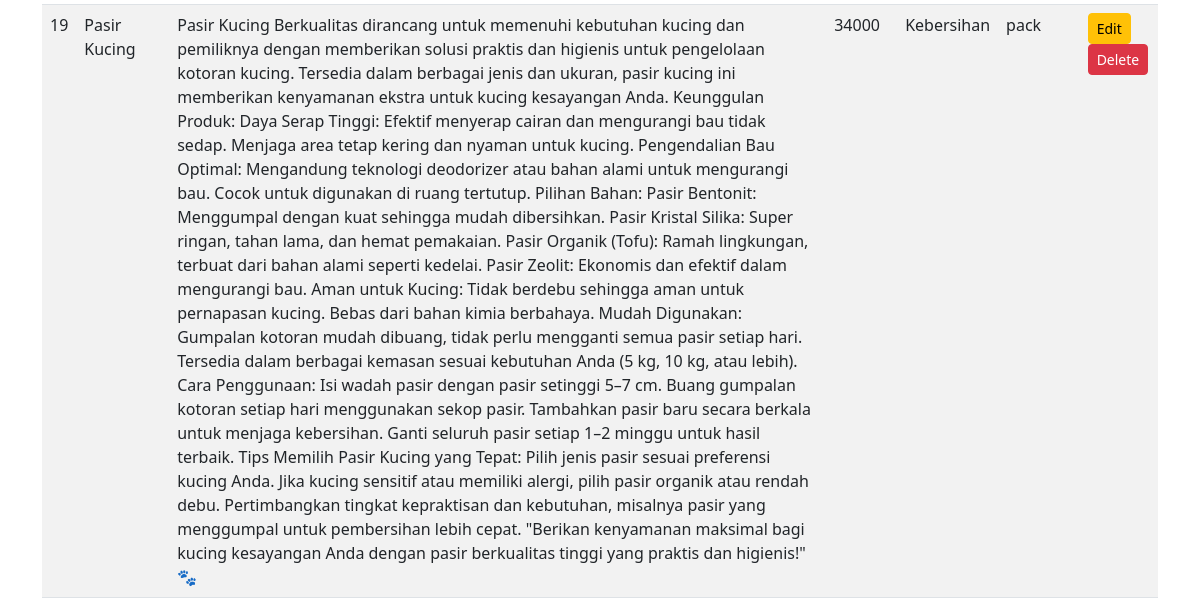
/admin/product_a.php (lower part), run on an earlier commit of the app's database.
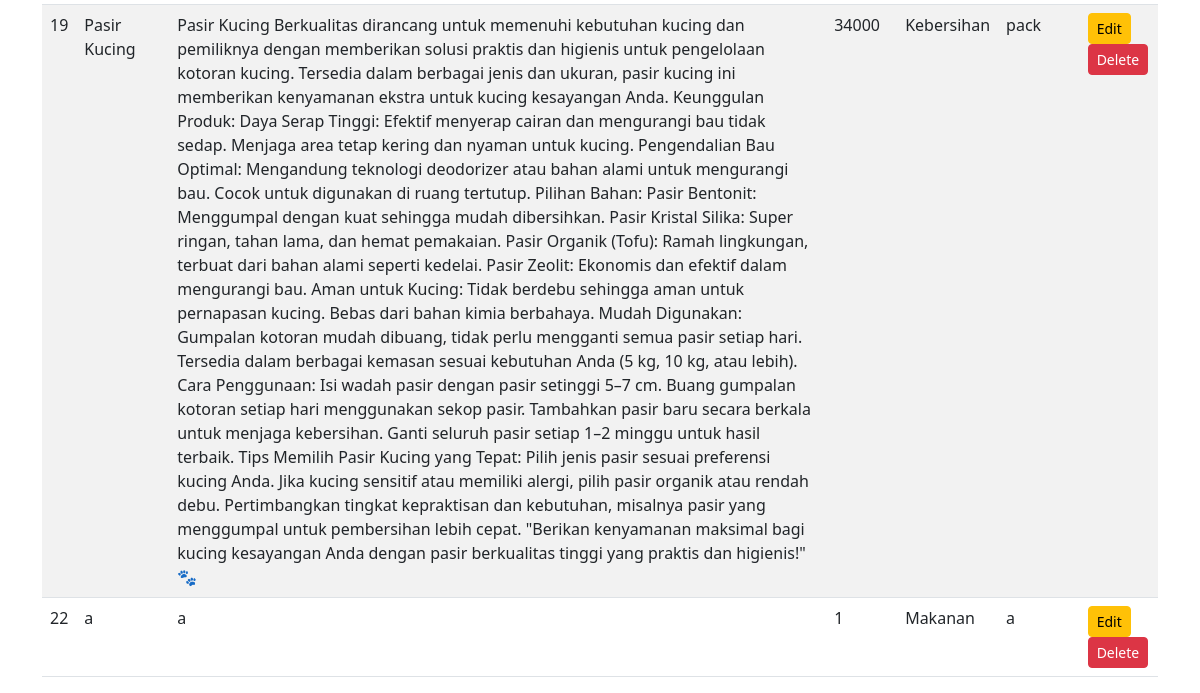
And on a later commit of the database.
### tables this page shows
CREATE TABLE `products` (
  `id` int(11) NOT NULL,
  `name` varchar(255) NOT NULL,
  `description` text DEFAULT NULL,
  `price` int(6) DEFAULT NULL,
  `image` varchar(255) DEFAULT NULL,
  `category` enum('Makanan','Peralatan','Aksesoris','Kesehatan','Kebersihan') DEFAULT NULL,
  `satuan` varchar(200) NOT NULL
);

### admin/product_a.php (the view, shortened to what this page needs)
<?php
include('../php/php.php');
?>
<!DOCTYPE html>
<html lang="en">
<head>
    <link href="https://cdn.jsdelivr.net/npm/bootstrap@5.3.0-alpha3/dist/css/bootstrap.min.css" rel="stylesheet">
</head>
<body>
    <div class="container mt-5">
        <table class="table table-striped">
            <tbody>
                <?php
                $sql = "SELECT * FROM products";
                $result = $conn->query($sql);
                if ($result->num_rows > 0) {
                    while ($row = $result->fetch_assoc()) {
                        echo "<tr>
                            <td>{$row['id']}</td>
                            <td>{$row['name']}</td>
                            <td>{$row['description']}</td>
                            <td>{$row['price']}</td>
                            <td>{$row['category']}</td>
                            <td>{$row['satuan']}</td>
                            <td>
                                <a href='edit.php?product_id=" . htmlspecialchars($row['id']) . "' class='btn btn-warning btn-sm'>Edit</a>
                                <a href='../php/hapus.php?product_id=" . htmlspecialchars($row['id']) . "' class='btn btn-danger btn-sm' onclick='return confirm(\"Yakin ingin menghapus?\");'>Delete</a>
                            </td>
                        </tr>";
                    }
                } else {
                    echo "<tr>
                        <td colspan='7' class='text-center'>Tidak ada data.</td>
                    </tr>";
                }
                ?>
            </tbody>
        </table>
    </div>
</body>
</html>

What changed in the data, as far as the page shows it:
added products: id "22", name "a", description "a", price "1", category "Makanan", satuan "a"
